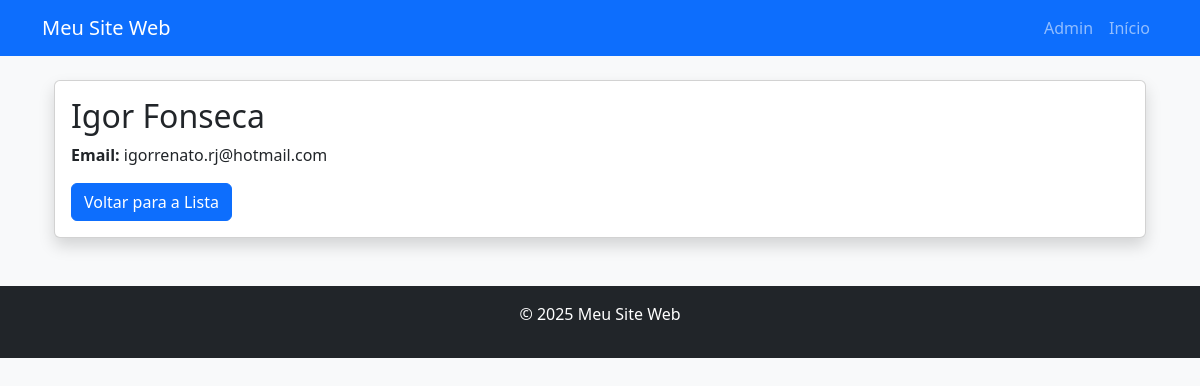
The app's page /estudantes/1/ with its own data.
### AppAula/models.py (models this page shows, shortened)
class Estudante(models.Model):
    nome = models.CharField(max_length=100)
    sobrenome = models.CharField(max_length=100)
    email = models.EmailField(null=True, blank=True)

### AppAula/views.py (the view)
# urls.py: path('estudantes/<int:pk>/', detalhe_estudante, name='detalhe_estudante'),
def detalhe_estudante(request,pk):
    estudante = get_object_or_404(Estudante,pk=pk)
    return render(request, 'AppAula/estudante_detail.html', {'estudante': estudante})

### AppAula/templates/AppAula/estudante_detail.html (shortened to what this page needs)
{% extends "base.html" %}
{% block content %}
<div class="container mt-4">
    <div class="card shadow">
        <div class="card-body">
            <h2 class="card-title">{{ estudante.nome }} {{ estudante.sobrenome }}</h2>
            <p class="card-text"><strong>Email:</strong> {{ estudante.email }}</p>
            <a href="{% url 'lista_estudantes' %}" class="btn btn-primary">Voltar para a Lista</a>
        </div>
    </div>
</div>
{% endblock %}

### records on screen
Estudante: nome "Igor", sobrenome "Fonseca", email "igorrenato.rj@hotmail.com"
